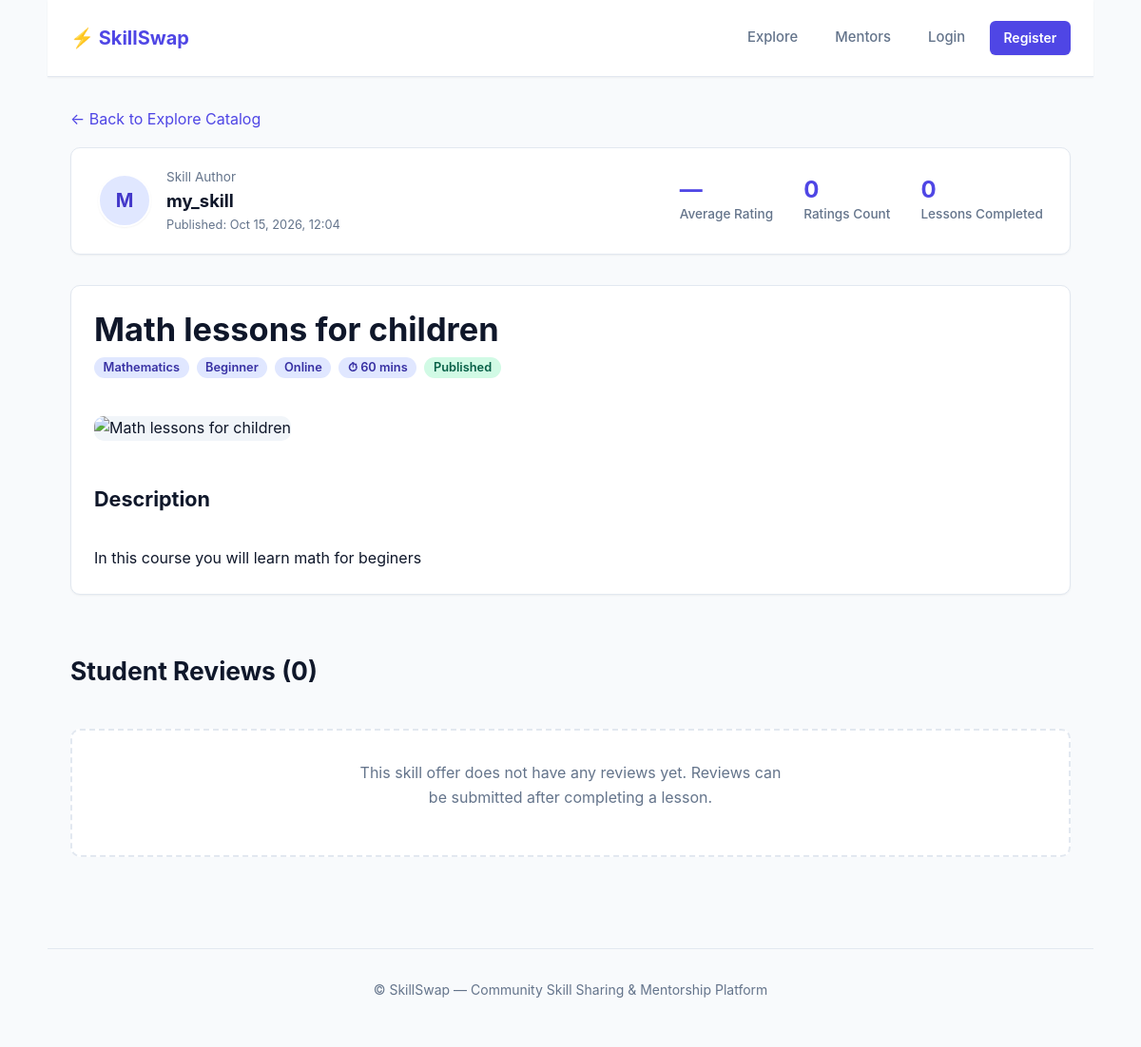
Screenshot of /offers/2/ with the database file from the repository.
### offers/models.py (models this page shows, shortened)
class Offer(models.Model):
    author = models.ForeignKey(
        settings.AUTH_USER_MODEL,
        on_delete=models.CASCADE,
        related_name='offers',
        verbose_name="Author"
    )
    category = models.ForeignKey(
        Category,
        on_delete=models.PROTECT,
        related_name='offers',
        verbose_name="Category"
    )
    level = models.ForeignKey(
        Level,
        on_delete=models.PROTECT,
        related_name='offers',
        verbose_name="Level"
    )
    format = models.ForeignKey(
        Format,
        on_delete=models.PROTECT,
        related_name='offers',
        verbose_name="Format"
    )
    status = models.ForeignKey(
        Status,
        on_delete=models.PROTECT,
        related_name='offers',
        verbose_name="Status"
    )
    title = models.CharField("Title", max_length=200)
    description = models.TextField("Description")
    cover_image = CloudinaryField(
        "cover_image",
        blank=True,
        null=True
    )
    duration_minutes = models.PositiveIntegerField(
        "Duration (minutes)",
        default=60,
        help_text="Duration of lesson in minutes"
    )
    created_at = models.DateTimeField("Created at", auto_now_add=True)
    updated_at = models.DateTimeField("Updated at", auto_now=True)
    class Meta:
        verbose_name = "Offer"
        verbose_name_plural = "Offers"
        ordering = ['-created_at']
    @property
    def average_rating(self):
        result = self.reviews.aggregate(models.Avg('rating'))['rating__avg']
        return round(result, 1) if result is not None else None
    @property
    def reviews_count(self):
        return self.reviews.count()
    @property
    def completed_sessions_count(self):
        return self.booking_requests.filter(status=BookingRequest.Status.COMPLETED).count()

class Category(models.Model):
    name = models.CharField("Name", max_length=100, unique=True)
    slug = models.SlugField("Slug", max_length=100, unique=True, blank=True)
    description = models.TextField("Description", blank=True)
    class Meta:
        verbose_name = "Category"
        verbose_name_plural = "Categories"
        ordering = ['name']

class Level(models.Model):
    name = models.CharField("Name", max_length=100, unique=True)
    slug = models.SlugField("Slug", max_length=100, unique=True, blank=True)
    class Meta:
        verbose_name = "Level"
        verbose_name_plural = "Levels"
        ordering = ['name']

class Format(models.Model):
    name = models.CharField("Name", max_length=100, unique=True)
    slug = models.SlugField("Slug", max_length=100, unique=True, blank=True)
    class Meta:
        verbose_name = "Format"
        verbose_name_plural = "Formats"
        ordering = ['name']

class Status(models.Model):
    name = models.CharField("Name", max_length=100, unique=True)
    slug = models.SlugField("Slug", max_length=100, unique=True, blank=True)
    class Meta:
        verbose_name = "Status"
        verbose_name_plural = "Statuses"
        ordering = ['name']

### users/models.py (models this page shows, shortened)
class User(AbstractUser):
    class Role(models.TextChoices):
        SUPER_ADMIN = 'super_admin', 'Super Admin'
        ADMIN = 'admin', 'Admin'
        USER = 'user', 'User'
    objects = CustomUserManager()
    role = models.CharField(
        max_length=20,
        choices=Role.choices,
        default=Role.USER
    )
    avatar = CloudinaryField(
        "avatar",
        blank=True,
        null=True
    )
    bio = models.TextField(
        "About me",
        blank=True
    )
    is_banned = models.BooleanField(
        "Banned",
        default=False
    )
    class Meta:
        verbose_name = "User"
        verbose_name_plural = "Users"
        ordering = ['-date_joined']

### offers/views.py (the view)
# urls.py: path('offers/<int:pk>/', views.offer_detail_view, name='offer_detail'),
def offer_detail_view(request, pk):
    offer = get_object_or_404(
        Offer.objects.select_related('author', 'category', 'level', 'format', 'status'),
        pk=pk
    )
    reviews = offer.reviews.select_related('author').order_by('-created_at')
    is_favorited = False
    if request.user.is_authenticated:
        is_favorited = offer.is_favorited_by(request.user)
    context = {
        'offer': offer,
        'reviews': reviews,
        'is_favorited': is_favorited,
    }
    return render(request, 'offers/offer_detail.html', context)

### offers/templates/offers/offer_detail.html (shortened to what this page needs)
{% extends 'base.html' %}
{% block content %}
<p><a href="{% url 'explore' %}">&larr; Back to Explore Catalog</a></p>
<div class="stats-bar" style="align-items: center; justify-content: space-between;">
    <div style="display: flex; align-items: center; gap: 1rem;">
        {% if offer.author.avatar %}
            <img src="{{ offer.author.avatar.url }}" alt="{{ offer.author.username }}" class="avatar avatar-md">
        {% else %}
            <span class="avatar avatar-md" style="display: flex; align-items: center; justify-content: center; background: #e0e7ff; color: #4338ca; font-weight: 700; font-size: 1.25rem;">
                {{ offer.author.username|slice:":1"|upper }}
            </span>
        {% endif %}
        <div>
            <div style="font-size: 0.85rem; color: var(--text-muted);">Skill Author</div>
            <a href="{% url 'user_profile' offer.author.username %}" style="font-size: 1.15rem; font-weight: 700; color: var(--text);">
                {{ offer.author.username }}
            </a>
            <div style="font-size: 0.8rem; color: var(--text-muted);">
                Published: {{ offer.created_at|date:"M d, Y, H:i" }}
            </div>
        </div>
    </div>
    <div style="display: flex; gap: 2rem; flex-wrap: wrap;">
        <div class="stat-item">
            <span class="stat-value">
                {% if offer.average_rating %}
                    ★ {{ offer.average_rating }}
                {% else %}
                    —
                {% endif %}
            </span>
            <span class="stat-label">Average Rating</span>
        </div>
        <div class="stat-item">
            <span class="stat-value">{{ offer.reviews_count }}</span>
            <span class="stat-label">Ratings Count</span>
        </div>
        <div class="stat-item">
            <span class="stat-value">{{ offer.completed_sessions_count }}</span>
            <span class="stat-label">Lessons Completed</span>
        </div>
    </div>
</div>
<article style="margin-bottom: 2.5rem;">
    <div style="display: flex; justify-content: space-between; align-items: flex-start; flex-wrap: wrap; gap: 1rem; margin-bottom: 1rem;">
        <div>
            <h1 style="margin-bottom: 0.5rem;">{{ offer.title }}</h1>
            <div style="display: flex; gap: 0.5rem; flex-wrap: wrap;">
                <mark>{{ offer.category.name }}</mark>
                <span class="badge">{{ offer.level.name }}</span>
                <span class="badge">{{ offer.format.name }}</span>
                <span class="badge">⏱ {{ offer.duration_minutes }} mins</span>
                <span class="badge badge-success">{{ offer.status.name }}</span>
            </div>
        </div>
    </div>
    {% if offer.cover_image %}
        <div style="margin: 1.5rem 0;">
            <img src="{{ offer.cover_image.url }}" alt="{{ offer.title }}" style="max-height: 420px; width: 100%; object-fit: cover; border-radius: var(--radius-md);">
        </div>
    {% endif %}
    <h3>Description</h3>
    <div style="white-space: pre-line; line-height: 1.7; color: var(--text);">
        {{ offer.description }}
    </div>
</article>
<section>
    <div style="display: flex; justify-content: space-between; align-items: center; margin-bottom: 1.5rem;">
        <h2>Student Reviews ({{ reviews.count }})</h2>
    </div>
    {% if reviews %}
        <div style="display: flex; flex-direction: column; gap: 1rem;">
            {% for review in reviews %}
                <article style="padding: 1.25rem;">
                    <div style="display: flex; justify-content: space-between; align-items: center; margin-bottom: 0.5rem;">
                        <div style="display: flex; align-items: center; gap: 0.5rem;">
                            <strong>{{ review.author.username }}</strong>
                            <span class="rating-pill">★ {{ review.rating }}/5</span>
                        </div>
                        <small style="color: var(--text-muted);">{{ review.created_at|date:"M d, Y" }}</small>
                    </div>
                    <p style="margin: 0; color: var(--text);">{{ review.comment }}</p>
                </article>
            {% endfor %}
        </div>
    {% else %}
        <div class="empty-state" style="padding: 2rem;">
            <p>This skill offer does not have any reviews yet. Reviews can be submitted after completing a lesson.</p>
        </div>
    {% endif %}
</section>
{% endblock %}

### static/css/style.css (style rules this page uses)
:root { --font-family: -apple-system, BlinkMacSystemFont, "Segoe UI", Roboto, "Helvetica Neue", Arial, sans-serif; --bg: #f8fafc; --surface: #ffffff; --surface-alt: #f1f5f9; --border: #e2e8f0; --border-focus: #6366f1; --text: #0f172a; --text-muted: #64748b; --text-inverse: #ffffff; --primary: #4f46e5; --primary-hover: #4338ca; --primary-light: #e0e7ff; --primary-text: #3730a3; --success: #10b981; --success-light: #d1fae5; --success-text: #065f46; --warning: #f59e0b; --warning-light: #fef3c7; --warning-text: #92400e; --danger: #ef4444; --danger-light: #fee2e2; --danger-text: #991b1b; --radius-sm: 6px; --radius-md: 10px; --radius-lg: 16px; --radius-full: 9999px; --shadow-sm: 0 1px 2px 0 rgb(0 0 0 / 0.05); --shadow-md: 0 4px 6px -1px rgb(0 0 0 / 0.08), 0 2px 4px -2px rgb(0 0 0 / 0.06); --shadow-lg: 0 10px 15px -3px rgb(0 0 0 / 0.08), 0 4px 6px -4px rgb(0 0 0 / 0.04); --max-width: 1100px; }
*, *::before, *::after { box-sizing: border-box; }
html { font-size: 16px; scroll-behavior: smooth; }
body { margin: 0; padding: 0; font-family: var(--font-family); background-color: var(--bg); color: var(--text); line-height: 1.6; -webkit-font-smoothing: antialiased; }
h1, h2, h3, h4, h5, h6 { color: var(--text); font-weight: 700; line-height: 1.25; margin-top: 1.5rem; margin-bottom: 0.75rem; }
h1 { font-size: 2.15rem; margin-top: 0; }
h2 { font-size: 1.65rem; }
h3 { font-size: 1.35rem; }
p { margin-top: 0; margin-bottom: 1rem; }
a { color: var(--primary); text-decoration: none; transition: color 0.15s ease-in-out; }
article { background: var(--surface); border: 1px solid var(--border); border-radius: var(--radius-md); padding: 1.5rem; box-shadow: var(--shadow-sm); transition: transform 0.2s ease, box-shadow 0.2s ease; display: flex; flex-direction: column; }
article h2, article h3 { margin-top: 0.5rem; margin-bottom: 0.5rem; }
article img { width: 100%; height: 180px; object-fit: cover; border-radius: var(--radius-sm); margin-bottom: 1rem; background-color: var(--surface-alt); }
mark, code, .badge { display: inline-flex; align-items: center; padding: 0.2rem 0.6rem; font-size: 0.8rem; font-weight: 600; border-radius: var(--radius-full); background-color: var(--primary-light); color: var(--primary-text); line-height: 1.2; }
.badge-success, mark.success { background-color: var(--success-light); color: var(--success-text); }
.avatar { border-radius: var(--radius-full); object-fit: cover; background-color: var(--surface-alt); display: inline-block; border: 2px solid var(--surface); box-shadow: var(--shadow-sm); }
.avatar-md { width: 56px; height: 56px; }
.stats-bar { display: flex; flex-wrap: wrap; gap: 1.5rem; background: var(--surface); border: 1px solid var(--border); border-radius: var(--radius-md); padding: 1.25rem 1.75rem; margin-bottom: 2rem; box-shadow: var(--shadow-sm); }
.stat-item { display: flex; flex-direction: column; }
.stat-value { font-size: 1.5rem; font-weight: 700; color: var(--primary); line-height: 1.2; }
.stat-label { font-size: 0.85rem; color: var(--text-muted); font-weight: 500; }
.empty-state { text-align: center; padding: 3.5rem 1.5rem; background-color: var(--surface); border: 2px dashed var(--border); border-radius: var(--radius-md); margin: 2rem 0; }
.empty-state p { color: var(--text-muted); max-width: 450px; margin-left: auto; margin-right: auto; }

### rows the page displays
Offer: author.username "M", author.username "my_skill", created_at "Oct 15, 2026, 12:04", reviews_count "0", completed_sessions_count "0", title "Math lessons for children", category.name "Mathematics", level.name "Beginner", format.name "Online", duration_minutes "60", status.name "Published", description "In this course you will learn math for beginers"

### other values shown
{{ reviews.count }} "0"
